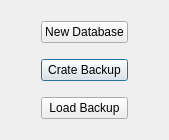
<?xml version="1.0" encoding="UTF-8"?>
<ui version="4.0">
 <class>Dialog</class>
 <widget class="QDialog" name="Dialog">
  <property name="geometry">
   <rect>
    <x>0</x>
    <y>0</y>
    <width>169</width>
    <height>140</height>
   </rect>
  </property>
  <property name="windowTitle">
   <string>Database</string>
  </property>
  <layout class="QGridLayout" name="gridLayout">
   <item row="0" column="2">
    <spacer name="horizontalSpacer">
     <property name="orientation">
      <enum>Qt::Horizontal</enum>
     </property>
     <property name="sizeHint" stdset="0">
      <size>
       <width>40</width>
       <height>20</height>
      </size>
     </property>
    </spacer>
   </item>
   <item row="2" column="1">
    <widget class="QPushButton" name="pushButton_3">
     <property name="text">
      <string>Crate Backup</string>
     </property>
    </widget>
   </item>
   <item row="3" column="1">
    <widget class="QPushButton" name="pushButton_2">
     <property name="text">
      <string>Load Backup</string>
     </property>
    </widget>
   </item>
   <item row="0" column="1">
    <widget class="QPushButton" name="pushButton">
     <property name="text">
      <string>New Database</string>
     </property>
    </widget>
   </item>
   <item row="0" column="0">
    <spacer name="horizontalSpacer_2">
     <property name="orientation">
      <enum>Qt::Horizontal</enum>
     </property>
     <property name="sizeHint" stdset="0">
      <size>
       <width>40</width>
       <height>20</height>
      </size>
     </property>
    </spacer>
   </item>
  </layout>
 </widget>
 <resources/>
 <connections/>
</ui>
